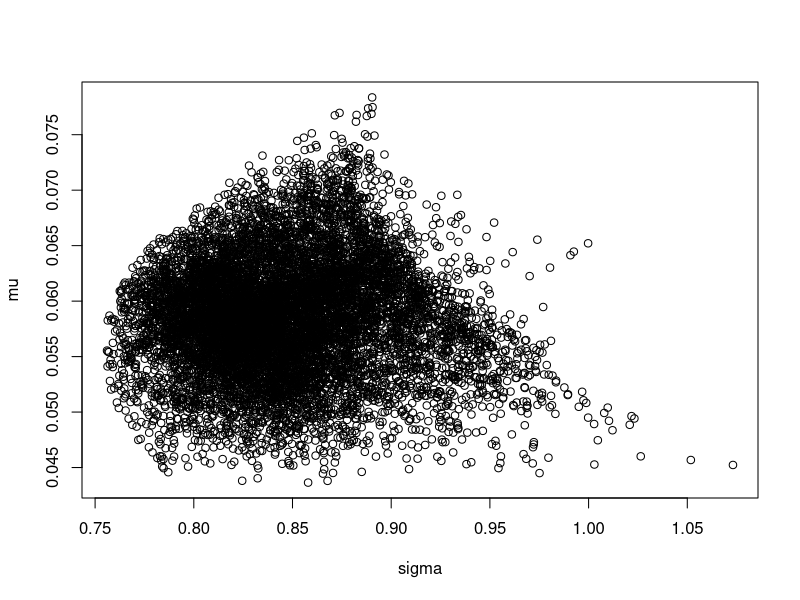
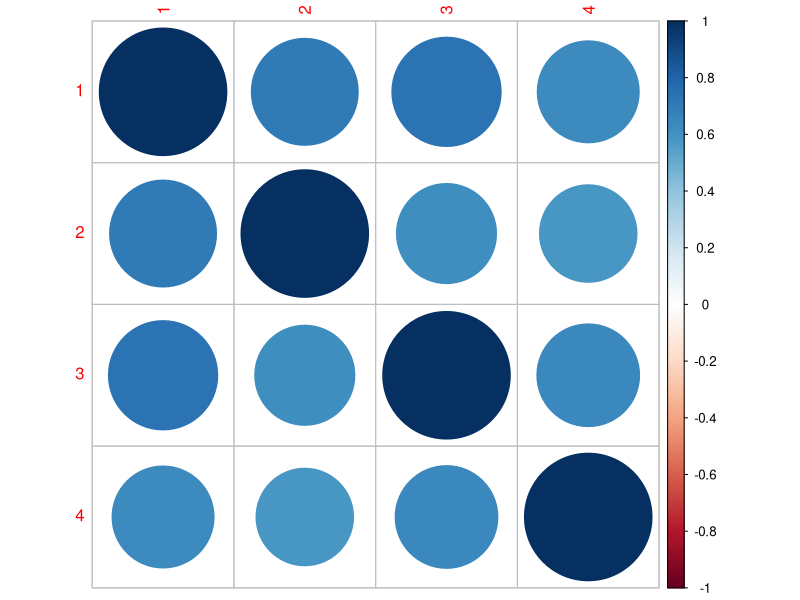
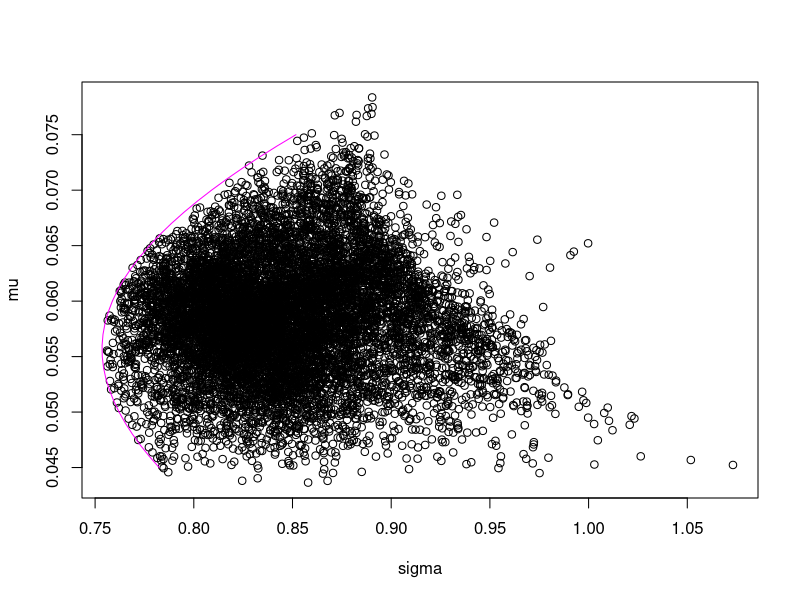

These charts were generated, in order, by the following R code:
## ---- chunk 1
ind_val<-as.matrix(EuStockMarkets)
r<-diff(log(ind_val))*100
port_lim<-10000
set.seed(1)
sigma<-mu<-rep(NA,port_lim)
for(i in 1:port_lim){
  w<-sample(1:1000, 4, replace=TRUE)
  w<-w/sum(w)
  rp<-r%*%w
  mu[i]=mean(rp)
  sigma[i]<-sd(rp)
  
}
plot(sigma,mu)

## ---- chunk 2
library(corrplot)
sigma2<-cor(r)
sigma2

head(EuStockMarkets)

x<-which(sigma2 == max(sigma2), arr.ind = TRUE)
x=sigma2[3,3]
sigma2<-as.vector(sigma2)
x
sigma2<-sigma2/x

sigma2<-matrix(sigma2,nrow=4)

corrplot(sigma2)

## ---- chunk 3
Sigma<-cov(r)
library(tseries)
er<-seq(0.045,0.075,0.001)
frontier<-matrix(NA,nrow=length(er),ncol=2)
for (i in 1:length(er)){
  port_opt<-portfolio.optim(r,pm=er[i],covmat=Sigma)#calculates st no other pf has the same mean and a lower volatility.
  frontier[i,]<-c(port_opt$ps,port_opt$pm)
}
plot(sigma,mu)
lines(frontier,col="magenta")


## ---- chunk 4
data<-as.data.frame.matrix(EuStockMarkets)
data
